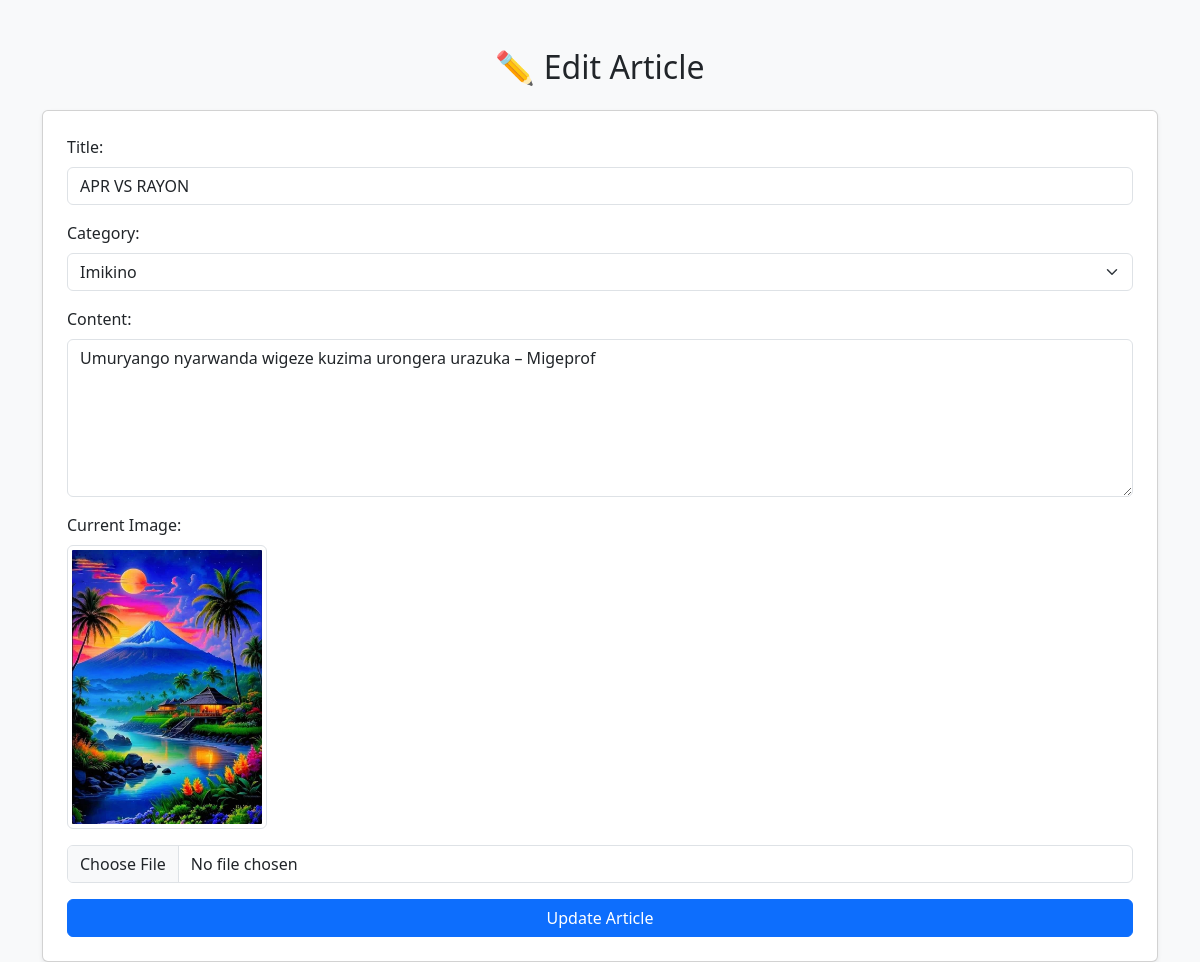
The app's page /edit_article.php?id=2 (signed in) with its own data.
### tables this page shows
CREATE TABLE `news` (
  `id` int(11) NOT NULL,
  `title` varchar(255) NOT NULL,
  `content` text NOT NULL,
  `category` varchar(100) DEFAULT NULL,
  `image` varchar(255) DEFAULT NULL,
  `created_at` datetime DEFAULT current_timestamp()
);

CREATE TABLE `categories` (
  `id` int(11) NOT NULL,
  `name` varchar(100) NOT NULL
);

### edit_article.php (the view, shortened to what this page needs)
<?php
include 'db.php';
$article_id = intval($_GET['id']);
$stmt = $conn->prepare("SELECT * FROM news WHERE id = ?");
$stmt->bind_param("i", $article_id);
$stmt->execute();
$result = $stmt->get_result();
$article = $result->fetch_assoc();
$categories = $conn->query("SELECT * FROM categories ORDER BY name ASC");
?>
<!DOCTYPE html>
<html>
<head>
    <link href="https://cdn.jsdelivr.net/npm/bootstrap@5.3.3/dist/css/bootstrap.min.css" rel="stylesheet">
</head>
<body class="bg-light">
<div class="container mt-5">
    <h2 class="mb-4 text-center">✏️ Edit Article</h2>
    <form method="post" enctype="multipart/form-data" class="card p-4 shadow-sm">
        <div class="mb-3">
            <label class="form-label">Title:</label>
            <input type="text" name="title" class="form-control" value="<?= htmlspecialchars($article['title']) ?>" required>
        </div>
        <div class="mb-3">
            <label class="form-label">Category:</label>
            <select name="category" class="form-select" required>
                <?php while ($cat = $categories->fetch_assoc()): ?>
                    <option value="<?= htmlspecialchars($cat['name']) ?>" <?= ($article['category'] == $cat['name']) ? 'selected' : '' ?>>
                        <?= htmlspecialchars($cat['name']) ?>
                    </option>
                <?php endwhile; ?>
            </select>
        </div>
        <div class="mb-3">
            <label class="form-label">Content:</label>
            <textarea name="content" rows="6" class="form-control" required><?= htmlspecialchars($article['content']) ?></textarea>
        </div>
        <div class="mb-3">
            <label class="form-label">Current Image:</label><br>
            <?php if ($article['image']): ?>
                <img src="uploads/<?= $article['image'] ?>" width="200" class="img-thumbnail mb-2">
            <?php else: ?>
                <p>No image uploaded.</p>
            <?php endif; ?>
            <input type="file" name="image" class="form-control mt-2">
        </div>
        <button type="submit" class="btn btn-primary w-100">Update Article</button>
    </form>
</div>
</body>
</html>

### records on screen
news: title "APR VS RAYON", category "Imikino", content "Umuryango nyarwanda wigeze kuzima urongera urazuka – Migeprof", image (picture)
